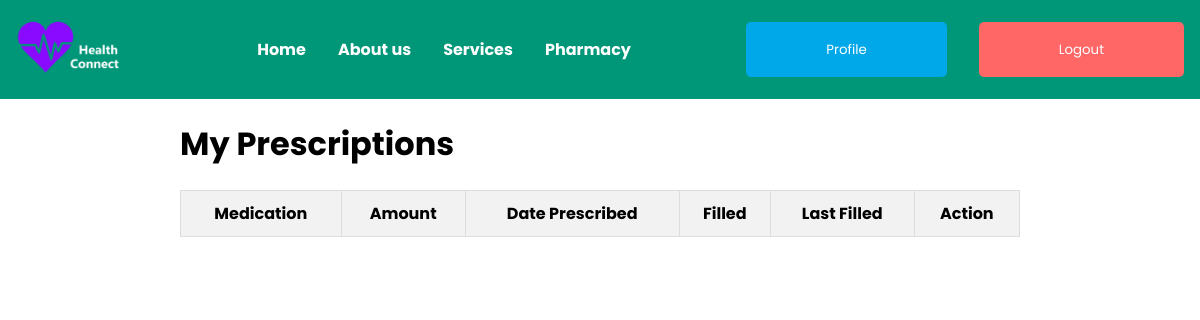
/pharmacy/ (signed in), run on an earlier commit of the app's database.
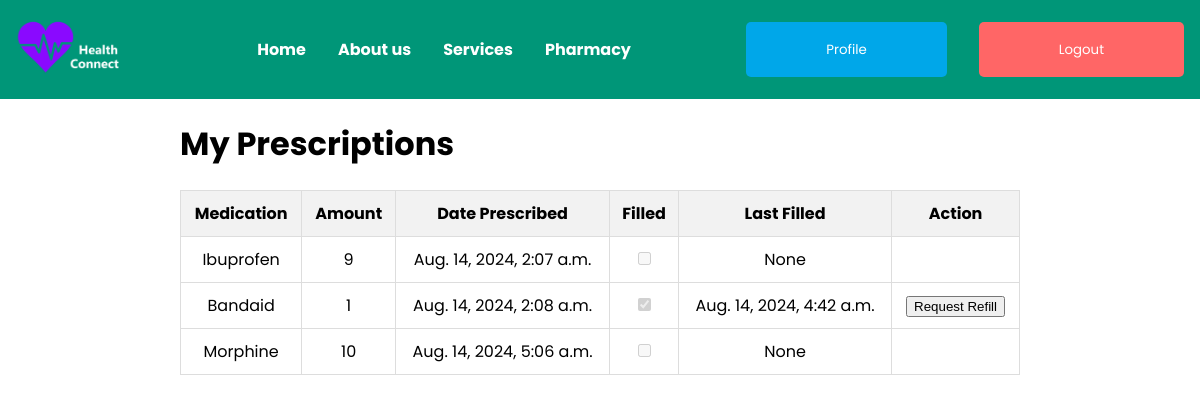
And on a later commit of the database.
### apps/pharmacists/models.py (models this page shows, shortened)
class Prescription(models.Model):
    doctor = models.ForeignKey(Doctor, on_delete=models.CASCADE)
    patient = models.ForeignKey(Patient, on_delete=models.CASCADE)
    drug = models.ForeignKey(Drug, on_delete=models.CASCADE)
    amount = models.PositiveIntegerField()
    date_prescribed = models.DateTimeField(auto_now_add=True)
    is_approved = models.BooleanField(default=False)
    filled = models.BooleanField(default=False)
    last_filled = models.DateTimeField(null=True, blank=True)

class Drug(models.Model):
    name = models.CharField(max_length=255)
    description = models.TextField(blank=True, null=True)

### apps/accounts/views.py (the view)
# urls.py: path('pharmacy/', views.pharmacy, name='pharmacy'),
def pharmacy(request):
    user = request.user
    if hasattr(user, 'pharmacist'):
        prescriptions = Prescription.objects.all()
        if request.method == 'POST':
            prescription_id = request.POST.get('prescription_id')
            prescription = Prescription.objects.get(id=prescription_id)
            prescription.filled = 'filled' in request.POST
            if prescription.filled:
                prescription.last_filled = timezone.now()
            else:
                prescription.last_filled = None
            prescription.save()
        return render(request, 'pharmacist_pharmacy.html', {'prescriptions': prescriptions})
    elif hasattr(user, 'patient'):
        prescriptions = Prescription.objects.filter(patient=user.patient)
        if request.method == 'POST' and 'request_refill' in request.POST:
            prescription_id = request.POST.get('prescription_id')
            prescription = Prescription.objects.get(id=prescription_id)
            prescription.filled = False
            prescription.save()
        return render(request, 'patient_pharmacy.html', {'prescriptions': prescriptions})
    elif hasattr(user, 'doctor'):
        prescriptions = Prescription.objects.select_related('patient', 'drug').all()
        return render(request, 'doctor_pharmacy.html', {'prescriptions': prescriptions})
    elif hasattr(user, 'nurse'):
        prescriptions = Prescription.objects.select_related('patient', 'drug').all()
        return render(request, 'nurse_pharmacy.html', {'prescriptions': prescriptions})
    else:
        return render(request, 'patient_pharmacy.html')

### apps/patients/templates/patient_pharmacy.html (shortened to what this page needs)
{% extends 'layout.html' %}
{% block content %}
<h1>My Prescriptions</h1>
<table style="width: 100%; border-collapse: collapse;">
    <thead>
        <tr>
            <th style="padding: 10px; text-align: center;">Medication</th>
            <th style="padding: 10px; text-align: center;">Amount</th>
            <th style="padding: 10px; text-align: center;">Date Prescribed</th>
            <th style="padding: 10px; text-align: center;">Filled</th>
            <th style="padding: 10px; text-align: center;">Last Filled</th>
            <th style="padding: 10px; text-align: center;">Action</th>
        </tr>
    </thead>
    <tbody>
        {% for prescription in prescriptions %}
        <tr>
            <td style="padding: 10px; text-align: center;">{{ prescription.drug.name }}</td>
            <td style="padding: 10px; text-align: center;">{{ prescription.amount }}</td>
            <td style="padding: 10px; text-align: center;">{{ prescription.date_prescribed }}</td>
            <td style="padding: 10px; text-align: center;">
                <input type="checkbox" disabled {% if prescription.filled %}checked{% endif %}>
            </td>
            <td style="padding: 10px; text-align: center;">{{ prescription.last_filled }}</td>
            <td style="padding: 10px; text-align: center;">
                {% if prescription.filled %}
                <form method="post" style="display: inline;">
                    <button type="submit" name="request_refill">Request Refill</button>
                </form>
                {% endif %}
            </td>
        </tr>
        {% endfor %}
    </tbody>
</table>
{% endblock %}

### templates/layout.html (shortened to what this page needs)
<!DOCTYPE html>
{% load static %}
<html lang="en">
<head>
    <link rel="stylesheet" href="{% static 'css/styles.css' %}">
</head>
<body>
    <nav class="navbar">
        <div class="logo">
            <img src="{% static 'images/templogo.webp' %}" alt="Logo" height="60">
        </div>
        <div class="nav-links">
            <a href="{% url 'home' %}" class="nav-link">Home</a>
            <a href="{% url 'about' %}" class="nav-link">About us</a>
            <a href="{% url 'services' %}" class="nav-link">Services</a>
            <a href="{% url 'pharmacy' %}" class="nav-link">Pharmacy</a>
        </div>
        <div class="nav-links">
            {% if user.is_authenticated %}
                <button onclick="location.href='{% url 'profile' %}'" class="login-link">Profile</button>
                <form action="{% url 'logout' %}" method="post" style="display:inline;">
                    <button type="submit" class="logout-link">Logout</button>
                </form>
            {% else %}
                <button onclick="location.href='{% url 'login' %}'" class="login-link">Login</button>
                <button onclick="location.href='{% url 'register' %}'" class="register-link">Register</button>
            {% endif %}
        </div>
    </nav>
    <main>
        {% block content %}{% endblock %}
    </main>
</body>
</html>

### static/css/styles.css (style rules this page uses)
body { font-family: 'Poppins', sans-serif; margin: 0; padding: 0; }
main { padding-inline: 15%; }
.navbar { background-color: #009678; padding: 1em; display: flex; align-items: center; justify-content: space-between; }
.navbar .logo { margin-right: 1em; }
.navbar .nav-links { display: flex; gap: 2em; }
.navbar .nav-link { color: white; text-decoration: none; font-weight: bold; transition: transform 0.3s ease, background-color 0.3s ease; position: relative; }
.navbar button { font-family: 'Poppins', sans-serif; background-color: #00a7e9; padding: 1.3em 6em; border-radius: 5px; border: none; color: white; text-decoration: none; cursor: pointer; }
.navbar .logout-link { background-color: #ff6666; }

### templates/layout.html (style rules this page uses)
table { width: 100%; border-collapse: collapse; }
th, td { padding: 10px; text-align: center; border: 1px solid #ddd; }
th { background-color: #f2f2f2; }

What changed in the data, as far as the page shows it:
added Prescription: drug.name "Ibuprofen", amount "9", date_prescribed "Aug. 14, 2024, 2:07 a.m.", last_filled "None"
added Prescription: drug.name "Bandaid", amount "1", date_prescribed "Aug. 14, 2024, 2:08 a.m.", filled "☑", last_filled "Aug. 14, 2024, 4:42 a.m."
added Prescription: drug.name "Morphine", amount "10", date_prescribed "Aug. 14, 2024, 5:06 a.m.", last_filled "None"
